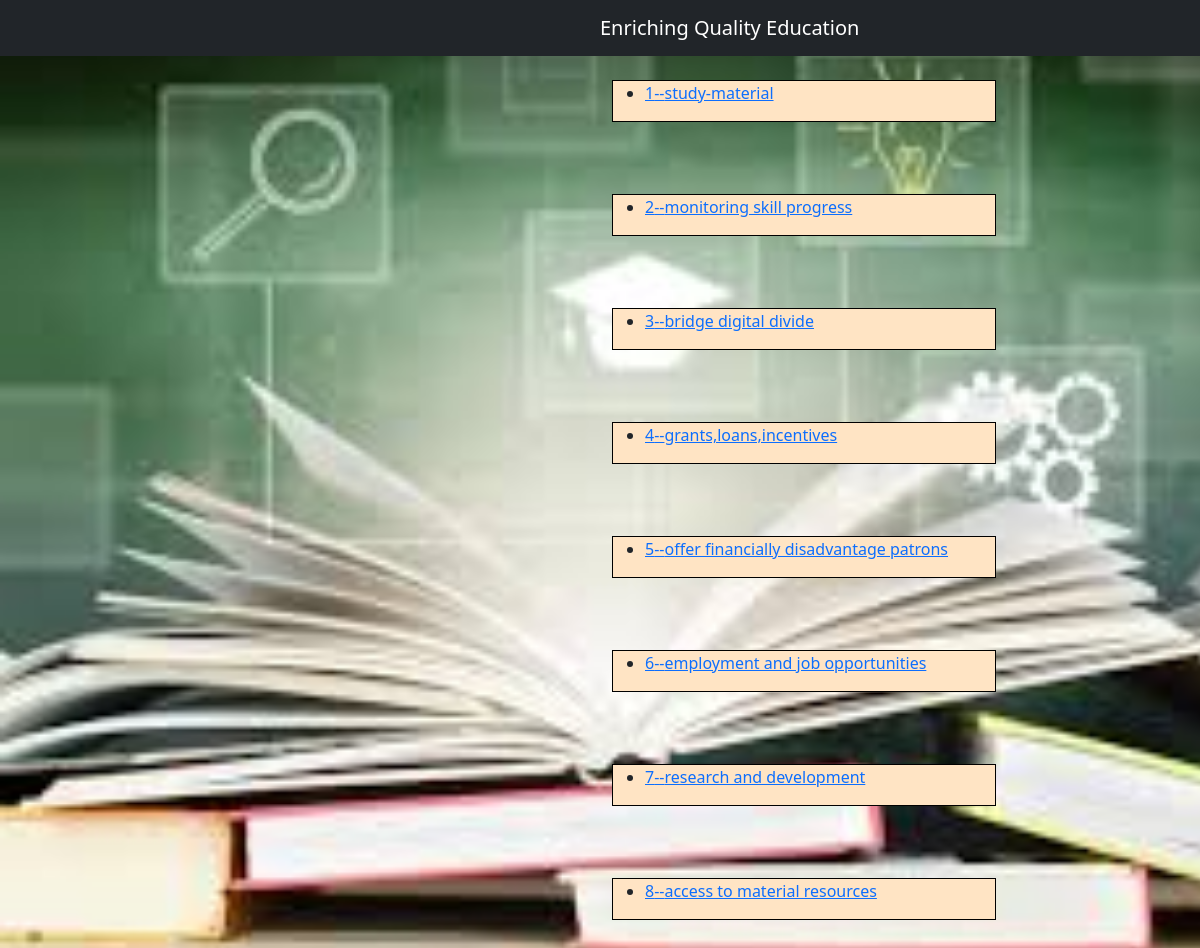
The app's page /education/ with its own data.
### education/models.py (models this page shows, shortened)
class task(models.Model):
    title = models.CharField(max_length = 40)
    desc_1= models.CharField(max_length = 200)
    desc_2= models.CharField(max_length = 200)
    desc_3= models.CharField(max_length = 200)

### education/views.py (the view)
# urls.py: path('', views.index, name='index'),
def index(request):
    task_list = task.objects.all()
    template = loader.get_template('education/index.html')
    context ={
        'task_list':task_list,
    }
    return render(request,'education/index.html',context)

### education/static/static/education/templates/education/index.html (shortened to what this page needs)
{% extends 'education/base.html' %}
    {% block body %}
    {% for task in task_list%}
    <br>
    <div class="row">
        <div class="col-md-4 offset-md-6",>
            <div style="border: 1px solid #000;background-color:bisque" >
            <ul>
                <li>
                    <a href="{% url 'education:detail' task.id%}">{{ task.id}}--{{ task.title}}</a>
                </li>
            </ul>
            </div>
        </div>
    </div>
    <br><br>
    {% endfor%}
    {% endblock%}

### education/static/static/education/templates/education/base.html (shortened to what this page needs)
{% load static %}
<!DOCTYPE html>
<html lang="en">
<head>
    <link href="https://cdn.jsdelivr.net/npm/bootstrap@5.3.3/dist/css/bootstrap.min.css" rel="stylesheet">
    <link rel="stylesheet" href="{% static 'education/style.css' %}">
</head>
<body>
    <nav class="navbar navbar-dark bg-dark">
        <a href="#" class="navbar-brand offset-md-6">Enriching Quality Education</a>
    </nav>
    {% block body%}
    {% endblock %}
</body>
</html>

### education/static/static/style.css (style rules this page uses)
body { background-color: aquamarine; }
body { background-image: url('images.jpeg'); background-size: cover; background-repeat: no-repeat; background-attachment: fixed; }

### records on screen
task: id "1", title "study-material"
task: id "2", title "monitoring skill progress"
task: id "3", title "bridge digital divide"
task: id "4", title "grants,loans,incentives"
task: id "5", title "offer financially disadvantage patrons"
task: id "6", title "employment and job opportunities"
task: id "7", title "research and development"
task: id "8", title "access to material resources"
